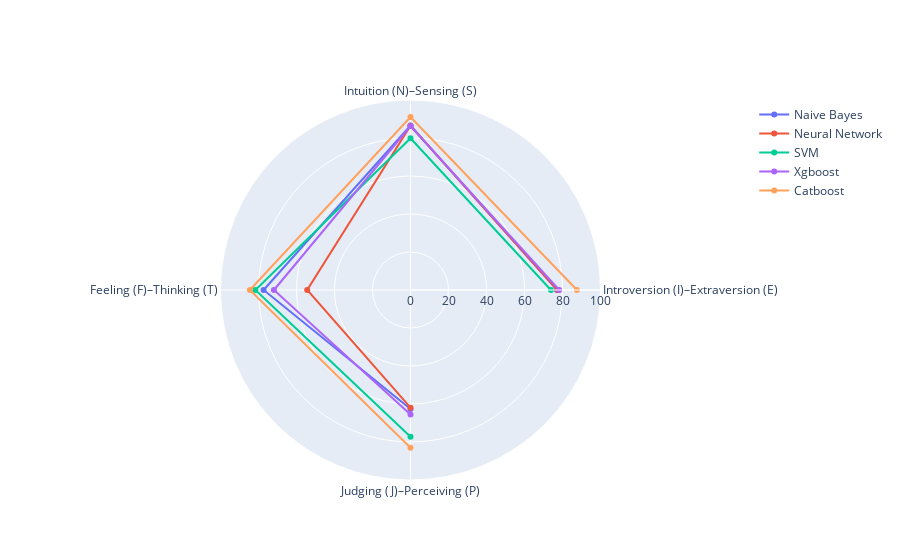

The cell this chart's notebook holds for it:
### Code cell
import plotly.graph_objects as go

categories = ['Introversion (I)–Extraversion (E)','Intuition (N)–Sensing (S)','Feeling (F)–Thinking (T)',
              'Judging (J)–Perceiving (P)']

fig = go.Figure()
fig.add_trace(go.Scatterpolar(
      r=[77.12,86.52,77.32,62.63],
      theta=categories,
      name='Naive Bayes'
))
fig.add_trace(go.Scatterpolar(
      r=[77.35,86.43,54.37,61.91],
      theta=categories,
      name='Neural Network'
    
))
fig.add_trace(go.Scatterpolar(
      r=[73.91,79.86,81.63,77.24],
      theta=categories,
      name='SVM'
))
fig.add_trace(go.Scatterpolar(
      r=[78.27,86.26,71.89,65.50],
      theta=categories,
      name='Xgboost'
))
fig.add_trace(go.Scatterpolar(
      r=[87.61,91.07,84.55,83.00],
      theta=categories,
      name='Catboost'
))
fig.update_layout(
  polar=dict(
    radialaxis=dict(
      visible=True,
      range=[0,100]
    )),
  showlegend=True
)

fig.show()

### Figure 1 — Plotly figure (JSON) as saved in the notebook; plotly's stock layout.template omitted (floating-point values rounded to 4 significant figures)
{"data": [{"name": "Naive Bayes", "r": [77.12, 86.52, 77.32, 62.63], "theta": ["Introversion (I)–Extraversion (E)", "Intuition (N)–Sensing (S)", "Feeling (F)–Thinking (T)", "Judging (J)–Perceiving (P)"], "type": "scatterpolar"}, {"name": "Neural Network", "r": [77.35, 86.43, 54.37, 61.91], "theta": ["Introversion (I)–Extraversion (E)", "Intuition (N)–Sensing (S)", "Feeling (F)–Thinking (T)", "Judging (J)–Perceiving (P)"], "type": "scatterpolar"}, {"name": "SVM", "r": [73.91, 79.86, 81.63, 77.24], "theta": ["Introversion (I)–Extraversion (E)", "Intuition (N)–Sensing (S)", "Feeling (F)–Thinking (T)", "Judging (J)–Perceiving (P)"], "type": "scatterpolar"}, {"name": "Xgboost", "r": [78.27, 86.26, 71.89, 65.5], "theta": ["Introversion (I)–Extraversion (E)", "Intuition (N)–Sensing (S)", "Feeling (F)–Thinking (T)", "Judging (J)–Perceiving (P)"], "type": "scatterpolar"}, {"name": "Catboost", "r": [87.61, 91.07, 84.55, 83], "theta": ["Introversion (I)–Extraversion (E)", "Intuition (N)–Sensing (S)", "Feeling (F)–Thinking (T)", "Judging (J)–Perceiving (P)"], "type": "scatterpolar"}], "layout": {"polar": {"radialaxis": {"range": [0, 100], "visible": true}}, "showlegend": true}}
